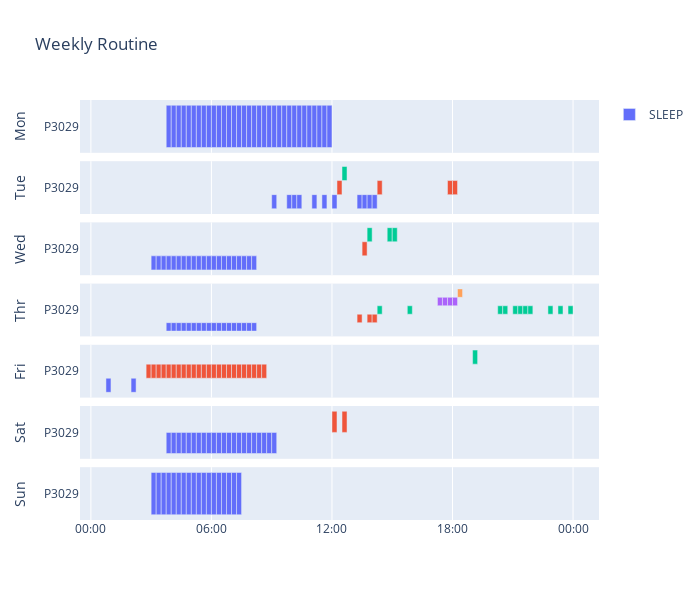

Notebook code cell kept with this figure:
### Markdown cell above
### Check with weekly routine

### Code cell
import plotly.graph_objects as go
from plotly.subplots import make_subplots

weekly_fig_df = weekly_df[weekly_df['routine'] != 'INDOOR']
weekly_fig_df['start_at'] = pd.to_datetime(weekly_df['start_at'], format='%H:%M:%S')
weekly_fig_df['end_at'] = weekly_fig_df['start_at'] + pd.Timedelta(minutes=15)

fig = make_subplots(rows=7, cols=1, shared_xaxes=True, vertical_spacing=0.02)
timeline_figs = []
for i in range(7):
    timeline_figs.append(
        px.timeline(weekly_fig_df[weekly_fig_df["weekday"] == i], x_start="start_at", x_end="end_at", y="user_id", color="routine")
    )

for i in range(7):
    f = timeline_figs[i]
    show_legend = True if i == 0 else False
    for j in range(len(f.data)):
        fig.add_trace(go.Bar(f.data[j], showlegend=show_legend), row=(i + 1), col=1)

fig.update_yaxes(title="Mon", row=1, col=1)
fig.update_yaxes(title="Tue", row=2, col=1)
fig.update_yaxes(title="Wed", row=3, col=1)
fig.update_yaxes(title="Thr", row=4, col=1)
fig.update_yaxes(title="Fri", row=5, col=1)
fig.update_yaxes(title="Sat", row=6, col=1)
fig.update_yaxes(title="Sun", row=7, col=1)

fig.update_xaxes(tickformat="%H:%M")
fig.update_layout(title="Weekly Routine")

fig.update_xaxes(type="date")

fig.update_layout(width=700, height=600)

### Figure 1 — Plotly figure (JSON) as saved in the notebook; plotly's stock layout.template omitted (floating-point values rounded to 4 significant figures)
{"data": [{"alignmentgroup": "True", "base": ["1900-01-01T03:45:00", "1900-01-01T04:00:00", "1900-01-01T04:15:00", "1900-01-01T04:30:00", "1900-01-01T04:45:00", "1900-01-01T05:00:00", "1900-01-01T05:15:00", "1900-01-01T05:30:00", "1900-01-01T05:45:00", "1900-01-01T06:00:00", "1900-01-01T06:15:00", "1900-01-01T06:30:00", "1900-01-01T06:45:00", "1900-01-01T07:00:00", "1900-01-01T07:15:00", "1900-01-01T07:30:00", "1900-01-01T07:45:00", "1900-01-01T08:00:00", "1900-01-01T08:15:00", "1900-01-01T08:30:00", "1900-01-01T08:45:00", "1900-01-01T09:00:00", "1900-01-01T09:15:00", "1900-01-01T09:30:00", "1900-01-01T09:45:00", "1900-01-01T10:00:00", "1900-01-01T10:15:00", "1900-01-01T10:30:00", "1900-01-01T10:45:00", "1900-01-01T11:00:00", "1900-01-01T11:15:00", "1900-01-01T11:30:00", "1900-01-01T11:45:00"], "hovertemplate": "routine=SLEEP<br>start_at=%{base}<br>end_at=%{x}<br>user_id=%{y}<extra></extra>", "legendgroup": "SLEEP", "marker": {"color": "#636efa", "pattern": {"shape": ""}}, "name": "SLEEP", "offsetgroup": "SLEEP", "orientation": "h", "showlegend": true, "textposition": "auto", "type": "bar", "x": [900000, 900000, 900000, 900000, 900000, 900000, 900000, 900000, 900000, 900000, 900000, 900000, 900000, 900000, 900000, 900000, 900000, 900000, 900000, 900000, 900000, 900000, 900000, 900000, 900000, 900000, 900000, 900000, 900000, 900000, 900000, 900000, 900000], "xaxis": "x", "y": ["P3029", "P3029", "P3029", "P3029", "P3029", "P3029", "P3029", "P3029", "P3029", "P3029", "P3029", "P3029", "P3029", "P3029", "P3029", "P3029", "P3029", "P3029", "P3029", "P3029", "P3029", "P3029", "P3029", "P3029", "P3029", "P3029", "P3029", "P3029", "P3029", "P3029", "P3029", "P3029", "P3029"], "yaxis": "y"}, {"alignmentgroup": "True", "base": ["1900-01-01T09:00:00", "1900-01-01T09:45:00", "1900-01-01T10:00:00", "1900-01-01T10:15:00", "1900-01-01T11:00:00", "1900-01-01T11:30:00", "1900-01-01T12:00:00", "1900-01-01T13:15:00", "1900-01-01T13:30:00", "1900-01-01T13:45:00", "1900-01-01T14:00:00"], "hovertemplate": "routine=CLASS<br>start_at=%{base}<br>end_at=%{x}<br>user_id=%{y}<extra></extra>", "legendgroup": "CLASS", "marker": {"color": "#636efa", "pattern": {"shape": ""}}, "name": "CLASS", "offsetgroup": "CLASS", "orientation": "h", "showlegend": false, "textposition": "auto", "type": "bar", "x": [900000, 900000, 900000, 900000, 900000, 900000, 900000, 900000, 900000, 900000, 900000], "xaxis": "x2", "y": ["P3029", "P3029", "P3029", "P3029", "P3029", "P3029", "P3029", "P3029", "P3029", "P3029", "P3029"], "yaxis": "y2"}, {"alignmentgroup": "True", "base": ["1900-01-01T12:15:00", "1900-01-01T14:15:00", "1900-01-01T17:45:00", "1900-01-01T18:00:00"], "hovertemplate": "routine=MEAL<br>start_at=%{base}<br>end_at=%{x}<br>user_id=%{y}<extra></extra>", "legendgroup": "MEAL", "marker": {"color": "#EF553B", "pattern": {"shape": ""}}, "name": "MEAL", "offsetgroup": "MEAL", "orientation": "h", "showlegend": false, "textposition": "auto", "type": "bar", "x": [900000, 900000, 900000, 900000], "xaxis": "x2", "y": ["P3029", "P3029", "P3029", "P3029"], "yaxis": "y2"}, {"alignmentgroup": "True", "base": ["1900-01-01T12:30:00"], "hovertemplate": "routine=STUDY<br>start_at=%{base}<br>end_at=%{x}<br>user_id=%{y}<extra></extra>", "legendgroup": "STUDY", "marker": {"color": "#00cc96", "pattern": {"shape": ""}}, "name": "STUDY", "offsetgroup": "STUDY", "orientation": "h", "showlegend": false, "textposition": "auto", "type": "bar", "x": [900000], "xaxis": "x2", "y": ["P3029"], "yaxis": "y2"}, {"alignmentgroup": "True", "base": ["1900-01-01T03:00:00", "1900-01-01T03:15:00", "1900-01-01T03:30:00", "1900-01-01T03:45:00", "1900-01-01T04:00:00", "1900-01-01T04:15:00", "1900-01-01T04:30:00", "1900-01-01T04:45:00", "1900-01-01T05:00:00", "1900-01-01T05:15:00", "1900-01-01T05:30:00", "1900-01-01T05:45:00", "1900-01-01T06:00:00", "1900-01-01T06:15:00", "1900-01-01T06:30:00", "1900-01-01T06:45:00", "1900-01-01T07:00:00", "1900-01-01T07:15:00", "1900-01-01T07:30:00", "1900-01-01T07:45:00", "1900-01-01T08:00:00"], "hovertemplate": "routine=SLEEP<br>start_at=%{base}<br>end_at=%{x}<br>user_id=%{y}<extra></extra>", "legendgroup": "SLEEP", "marker": {"color": "#636efa", "pattern": {"shape": ""}}, "name": "SLEEP", "offsetgroup": "SLEEP", "orientation": "h", "showlegend": false, "textposition": "auto", "type": "bar", "x": [900000, 900000, 900000, 900000, 900000, 900000, 900000, 900000, 900000, 900000, 900000, 900000, 900000, 900000, 900000, 900000, 900000, 900000, 900000, 900000, 900000], "xaxis": "x3", "y": ["P3029", "P3029", "P3029", "P3029", "P3029", "P3029", "P3029", "P3029", "P3029", "P3029", "P3029", "P3029", "P3029", "P3029", "P3029", "P3029", "P3029", "P3029", "P3029", "P3029", "P3029"], "yaxis": "y3"}, {"alignmentgroup": "True", "base": ["1900-01-01T13:30:00"], "hovertemplate": "routine=MEAL<br>start_at=%{base}<br>end_at=%{x}<br>user_id=%{y}<extra></extra>", "legendgroup": "MEAL", "marker": {"color": "#EF553B", "pattern": {"shape": ""}}, "name": "MEAL", "offsetgroup": "MEAL", "orientation": "h", "showlegend": false, "textposition": "auto", "type": "bar", "x": [900000], "xaxis": "x3", "y": ["P3029"], "yaxis": "y3"}, {"alignmentgroup": "True", "base": ["1900-01-01T13:45:00", "1900-01-01T14:45:00", "1900-01-01T15:00:00"], "hovertemplate": "routine=CLASS<br>start_at=%{base}<br>end_at=%{x}<br>user_id=%{y}<extra></extra>", "legendgroup": "CLASS", "marker": {"color": "#00cc96", "pattern": {"shape": ""}}, "name": "CLASS", "offsetgroup": "CLASS", "orientation": "h", "showlegend": false, "textposition": "auto", "type": "bar", "x": [900000, 900000, 900000], "xaxis": "x3", "y": ["P3029", "P3029", "P3029"], "yaxis": "y3"}, {"alignmentgroup": "True", "base": ["1900-01-01T03:45:00", "1900-01-01T04:00:00", "1900-01-01T04:15:00", "1900-01-01T04:30:00", "1900-01-01T04:45:00", "1900-01-01T05:00:00", "1900-01-01T05:15:00", "1900-01-01T05:30:00", "1900-01-01T05:45:00", "1900-01-01T06:00:00", "1900-01-01T06:15:00", "1900-01-01T06:30:00", "1900-01-01T06:45:00", "1900-01-01T07:00:00", "1900-01-01T07:15:00", "1900-01-01T07:30:00", "1900-01-01T07:45:00", "1900-01-01T08:00:00"], "hovertemplate": "routine=SLEEP<br>start_at=%{base}<br>end_at=%{x}<br>user_id=%{y}<extra></extra>", "legendgroup": "SLEEP", "marker": {"color": "#636efa", "pattern": {"shape": ""}}, "name": "SLEEP", "offsetgroup": "SLEEP", "orientation": "h", "showlegend": false, "textposition": "auto", "type": "bar", "x": [900000, 900000, 900000, 900000, 900000, 900000, 900000, 900000, 900000, 900000, 900000, 900000, 900000, 900000, 900000, 900000, 900000, 900000], "xaxis": "x4", "y": ["P3029", "P3029", "P3029", "P3029", "P3029", "P3029", "P3029", "P3029", "P3029", "P3029", "P3029", "P3029", "P3029", "P3029", "P3029", "P3029", "P3029", "P3029"], "yaxis": "y4"}, {"alignmentgroup": "True", "base": ["1900-01-01T13:15:00", "1900-01-01T13:45:00", "1900-01-01T14:00:00"], "hovertemplate": "routine=CLASS<br>start_at=%{base}<br>end_at=%{x}<br>user_id=%{y}<extra></extra>", "legendgroup": "CLASS", "marker": {"color": "#EF553B", "pattern": {"shape": ""}}, "name": "CLASS", "offsetgroup": "CLASS", "orientation": "h", "showlegend": false, "textposition": "auto", "type": "bar", "x": [900000, 900000, 900000], "xaxis": "x4", "y": ["P3029", "P3029", "P3029"], "yaxis": "y4"}, {"alignmentgroup": "True", "base": ["1900-01-01T14:15:00", "1900-01-01T15:45:00", "1900-01-01T20:15:00", "1900-01-01T20:30:00", "1900-01-01T21:00:00", "1900-01-01T21:15:00", "1900-01-01T21:30:00", "1900-01-01T21:45:00", "1900-01-01T22:45:00", "1900-01-01T23:15:00", "1900-01-01T23:45:00"], "hovertemplate": "routine=STUDY<br>start_at=%{base}<br>end_at=%{x}<br>user_id=%{y}<extra></extra>", "legendgroup": "STUDY", "marker": {"color": "#00cc96", "pattern": {"shape": ""}}, "name": "STUDY", "offsetgroup": "STUDY", "orientation": "h", "showlegend": false, "textposition": "auto", "type": "bar", "x": [900000, 900000, 900000, 900000, 900000, 900000, 900000, 900000, 900000, 900000, 900000], "xaxis": "x4", "y": ["P3029", "P3029", "P3029", "P3029", "P3029", "P3029", "P3029", "P3029", "P3029", "P3029", "P3029"], "yaxis": "y4"}, {"alignmentgroup": "True", "base": ["1900-01-01T17:15:00", "1900-01-01T17:30:00", "1900-01-01T17:45:00", "1900-01-01T18:00:00"], "hovertemplate": "routine=EXERCISE<br>start_at=%{base}<br>end_at=%{x}<br>user_id=%{y}<extra></extra>", "legendgroup": "EXERCISE", "marker": {"color": "#ab63fa", "pattern": {"shape": ""}}, "name": "EXERCISE", "offsetgroup": "EXERCISE", "orientation": "h", "showlegend": false, "textposition": "auto", "type": "bar", "x": [900000, 900000, 900000, 900000], "xaxis": "x4", "y": ["P3029", "P3029", "P3029", "P3029"], "yaxis": "y4"}, {"alignmentgroup": "True", "base": ["1900-01-01T18:15:00"], "hovertemplate": "routine=MEAL<br>start_at=%{base}<br>end_at=%{x}<br>user_id=%{y}<extra></extra>", "legendgroup": "MEAL", "marker": {"color": "#FFA15A", "pattern": {"shape": ""}}, "name": "MEAL", "offsetgroup": "MEAL", "orientation": "h", "showlegend": false, "textposition": "auto", "type": "bar", "x": [900000], "xaxis": "x4", "y": ["P3029"], "yaxis": "y4"}, {"alignmentgroup": "True", "base": ["1900-01-01T00:45:00", "1900-01-01T02:00:00"], "hovertemplate": "routine=STUDY<br>start_at=%{base}<br>end_at=%{x}<br>user_id=%{y}<extra></extra>", "legendgroup": "STUDY", "marker": {"color": "#636efa", "pattern": {"shape": ""}}, "name": "STUDY", "offsetgroup": "STUDY", "orientation": "h", "showlegend": false, "textposition": "auto", "type": "bar", "x": [900000, 900000], "xaxis": "x5", "y": ["P3029", "P3029"], "yaxis": "y5"}, {"alignmentgroup": "True", "base": ["1900-01-01T02:45:00", "1900-01-01T03:00:00", "1900-01-01T03:15:00", "1900-01-01T03:30:00", "1900-01-01T03:45:00", "1900-01-01T04:00:00", "1900-01-01T04:15:00", "1900-01-01T04:30:00", "1900-01-01T04:45:00", "1900-01-01T05:00:00", "1900-01-01T05:15:00", "1900-01-01T05:30:00", "1900-01-01T05:45:00", "1900-01-01T06:00:00", "1900-01-01T06:15:00", "1900-01-01T06:30:00", "1900-01-01T06:45:00", "1900-01-01T07:00:00", "1900-01-01T07:15:00", "1900-01-01T07:30:00", "1900-01-01T07:45:00", "1900-01-01T08:00:00", "1900-01-01T08:15:00", "1900-01-01T08:30:00"], "hovertemplate": "routine=SLEEP<br>start_at=%{base}<br>end_at=%{x}<br>user_id=%{y}<extra></extra>", "legendgroup": "SLEEP", "marker": {"color": "#EF553B", "pattern": {"shape": ""}}, "name": "SLEEP", "offsetgroup": "SLEEP", "orientation": "h", "showlegend": false, "textposition": "auto", "type": "bar", "x": [900000, 900000, 900000, 900000, 900000, 900000, 900000, 900000, 900000, 900000, 900000, 900000, 900000, 900000, 900000, 900000, 900000, 900000, 900000, 900000, 900000, 900000, 900000, 900000], "xaxis": "x5", "y": ["P3029", "P3029", "P3029", "P3029", "P3029", "P3029", "P3029", "P3029", "P3029", "P3029", "P3029", "P3029", "P3029", "P3029", "P3029", "P3029", "P3029", "P3029", "P3029", "P3029", "P3029", "P3029", "P3029", "P3029"], "yaxis": "y5"}, {"alignmentgroup": "True", "base": ["1900-01-01T19:00:00"], "hovertemplate": "routine=MEAL<br>start_at=%{base}<br>end_at=%{x}<br>user_id=%{y}<extra></extra>", "legendgroup": "MEAL", "marker": {"color": "#00cc96", "pattern": {"shape": ""}}, "name": "MEAL", "offsetgroup": "MEAL", "orientation": "h", "showlegend": false, "textposition": "auto", "type": "bar", "x": [900000], "xaxis": "x5", "y": ["P3029"], "yaxis": "y5"}, {"alignmentgroup": "True", "base": ["1900-01-01T03:45:00", "1900-01-01T04:00:00", "1900-01-01T04:15:00", "1900-01-01T04:30:00", "1900-01-01T04:45:00", "1900-01-01T05:00:00", "1900-01-01T05:15:00", "1900-01-01T05:30:00", "1900-01-01T05:45:00", "1900-01-01T06:00:00", "1900-01-01T06:15:00", "1900-01-01T06:30:00", "1900-01-01T06:45:00", "1900-01-01T07:00:00", "1900-01-01T07:15:00", "1900-01-01T07:30:00", "1900-01-01T07:45:00", "1900-01-01T08:00:00", "1900-01-01T08:15:00", "1900-01-01T08:30:00", "1900-01-01T08:45:00", "1900-01-01T09:00:00"], "hovertemplate": "routine=SLEEP<br>start_at=%{base}<br>end_at=%{x}<br>user_id=%{y}<extra></extra>", "legendgroup": "SLEEP", "marker": {"color": "#636efa", "pattern": {"shape": ""}}, "name": "SLEEP", "offsetgroup": "SLEEP", "orientation": "h", "showlegend": false, "textposition": "auto", "type": "bar", "x": [900000, 900000, 900000, 900000, 900000, 900000, 900000, 900000, 900000, 900000, 900000, 900000, 900000, 900000, 900000, 900000, 900000, 900000, 900000, 900000, 900000, 900000], "xaxis": "x6", "y": ["P3029", "P3029", "P3029", "P3029", "P3029", "P3029", "P3029", "P3029", "P3029", "P3029", "P3029", "P3029", "P3029", "P3029", "P3029", "P3029", "P3029", "P3029", "P3029", "P3029", "P3029", "P3029"], "yaxis": "y6"}, {"alignmentgroup": "True", "base": ["1900-01-01T12:00:00", "1900-01-01T12:30:00"], "hovertemplate": "routine=MEAL<br>start_at=%{base}<br>end_at=%{x}<br>user_id=%{y}<extra></extra>", "legendgroup": "MEAL", "marker": {"color": "#EF553B", "pattern": {"shape": ""}}, "name": "MEAL", "offsetgroup": "MEAL", "orientation": "h", "showlegend": false, "textposition": "auto", "type": "bar", "x": [900000, 900000], "xaxis": "x6", "y": ["P3029", "P3029"], "yaxis": "y6"}, {"alignmentgroup": "True", "base": ["1900-01-01T03:00:00", "1900-01-01T03:15:00", "1900-01-01T03:30:00", "1900-01-01T03:45:00", "1900-01-01T04:00:00", "1900-01-01T04:15:00", "1900-01-01T04:30:00", "1900-01-01T04:45:00", "1900-01-01T05:00:00", "1900-01-01T05:15:00", "1900-01-01T05:30:00", "1900-01-01T05:45:00", "1900-01-01T06:00:00", "1900-01-01T06:15:00", "1900-01-01T06:30:00", "1900-01-01T06:45:00", "1900-01-01T07:00:00", "1900-01-01T07:15:00"], "hovertemplate": "routine=SLEEP<br>start_at=%{base}<br>end_at=%{x}<br>user_id=%{y}<extra></extra>", "legendgroup": "SLEEP", "marker": {"color": "#636efa", "pattern": {"shape": ""}}, "name": "SLEEP", "offsetgroup": "SLEEP", "orientation": "h", "showlegend": false, "textposition": "auto", "type": "bar", "x": [900000, 900000, 900000, 900000, 900000, 900000, 900000, 900000, 900000, 900000, 900000, 900000, 900000, 900000, 900000, 900000, 900000, 900000], "xaxis": "x7", "y": ["P3029", "P3029", "P3029", "P3029", "P3029", "P3029", "P3029", "P3029", "P3029", "P3029", "P3029", "P3029", "P3029", "P3029", "P3029", "P3029", "P3029", "P3029"], "yaxis": "y7"}], "layout": {"height": 600, "title": {"text": "Weekly Routine"}, "width": 700, "xaxis": {"anchor": "y", "domain": [0, 1], "matches": "x7", "showticklabels": false, "tickformat": "%H:%M", "type": "date"}, "xaxis2": {"anchor": "y2", "domain": [0, 1], "matches": "x7", "showticklabels": false, "tickformat": "%H:%M", "type": "date"}, "xaxis3": {"anchor": "y3", "domain": [0, 1], "matches": "x7", "showticklabels": false, "tickformat": "%H:%M", "type": "date"}, "xaxis4": {"anchor": "y4", "domain": [0, 1], "matches": "x7", "showticklabels": false, "tickformat": "%H:%M", "type": "date"}, "xaxis5": {"anchor": "y5", "domain": [0, 1], "matches": "x7", "showticklabels": false, "tickformat": "%H:%M", "type": "date"}, "xaxis6": {"anchor": "y6", "domain": [0, 1], "matches": "x7", "showticklabels": false, "tickformat": "%H:%M", "type": "date"}, "xaxis7": {"anchor": "y7", "domain": [0, 1], "tickformat": "%H:%M", "type": "date"}, "yaxis": {"anchor": "x", "domain": [0.8743, 1], "title": {"text": "Mon"}}, "yaxis2": {"anchor": "x2", "domain": [0.7286, 0.8543], "title": {"text": "Tue"}}, "yaxis3": {"anchor": "x3", "domain": [0.5829, 0.7086], "title": {"text": "Wed"}}, "yaxis4": {"anchor": "x4", "domain": [0.4371, 0.5629], "title": {"text": "Thr"}}, "yaxis5": {"anchor": "x5", "domain": [0.2914, 0.4171], "title": {"text": "Fri"}}, "yaxis6": {"anchor": "x6", "domain": [0.1457, 0.2714], "title": {"text": "Sat"}}, "yaxis7": {"anchor": "x7", "domain": [0, 0.1257], "title": {"text": "Sun"}}}}
